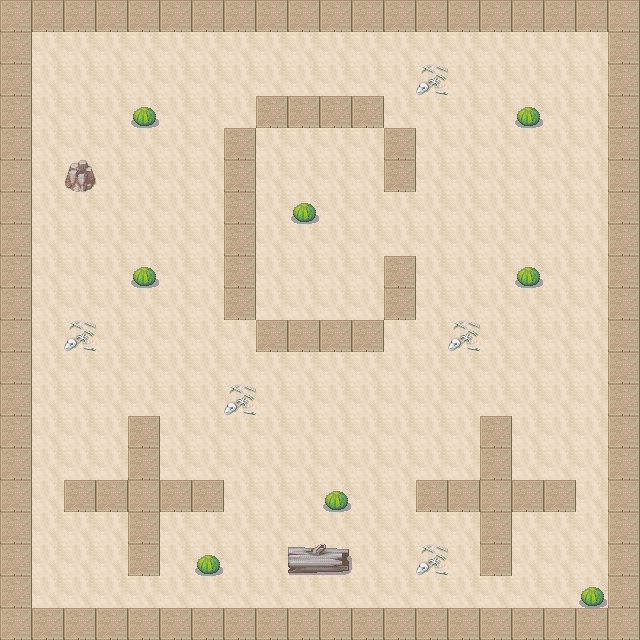

This is a level from a 2D game, rendered from its Tiled map with the project's own tilesets. A one-line summary and the complete map file follow:
An orthogonal 20x20 tile map with 32x32 px tiles, 3 tile layers (ground, decor, solid), 2 tilesets.

<map version="1.4" tiledversion="1.4.1" orientation="orthogonal" renderorder="right-down" width="20" height="20" tilewidth="32" tileheight="32" infinite="0" nextlayerid="4" nextobjectid="1">
 <tileset firstgid="1" source="desert1.tsx" />
 <tileset firstgid="257" source="desert3.tsx" />
 <layer id="1" name="ground" width="20" height="20">
  <data encoding="csv">
2,2,2,2,2,2,2,2,2,2,2,2,2,2,2,2,2,2,2,2,
2,2,2,2,2,2,2,2,2,2,2,2,2,2,2,2,2,2,2,2,
2,2,2,2,2,2,2,2,2,2,2,2,2,2,2,2,2,2,2,2,
2,2,2,2,2,2,2,2,2,2,2,2,2,2,2,2,2,2,2,2,
2,2,2,2,2,2,2,2,2,2,2,2,2,2,2,2,2,2,2,2,
2,2,2,2,2,2,2,2,2,2,2,2,2,2,2,2,2,2,2,2,
2,2,2,2,2,2,2,2,2,2,2,2,2,2,2,2,2,2,2,2,
2,2,2,2,2,2,2,2,2,2,2,2,2,2,2,2,2,2,2,2,
2,2,2,2,2,2,2,2,2,2,2,2,2,2,2,2,2,2,2,2,
2,2,2,2,2,2,2,2,2,2,2,2,2,2,2,2,2,2,2,2,
2,2,2,2,2,2,2,2,2,2,2,2,2,2,2,2,2,2,2,2,
2,2,2,2,2,2,2,2,2,2,2,2,2,2,2,2,2,2,2,2,
2,2,2,2,2,2,2,2,2,2,2,2,2,2,2,2,2,2,2,2,
2,2,2,2,2,2,2,2,2,2,2,2,2,2,2,2,2,2,2,2,
2,2,2,2,2,2,2,2,2,2,2,2,2,2,2,2,2,2,2,2,
2,2,2,2,2,2,2,2,2,2,2,2,2,2,2,2,2,2,2,2,
2,2,2,2,2,2,2,2,2,2,2,2,2,2,2,2,2,2,2,2,
2,2,2,2,2,2,2,2,2,2,2,2,2,2,2,2,2,2,2,2,
2,2,2,2,2,2,2,2,2,2,2,2,2,2,2,2,2,2,2,2,
2,2,2,2,2,2,2,2,2,2,2,2,2,2,2,2,2,2,2,2
</data>
 </layer>
 <layer id="2" name="decor" width="20" height="20">
  <data encoding="csv">
0,0,0,0,0,0,0,0,0,0,0,0,0,0,0,0,0,0,0,0,
0,0,0,0,0,0,0,0,0,0,0,0,0,0,0,0,0,0,0,0,
0,0,0,0,0,0,0,0,0,0,0,0,0,6,0,0,0,0,0,0,
0,0,0,0,51,0,0,0,0,0,0,0,0,0,0,0,51,0,0,0,
0,0,0,0,0,0,0,0,0,0,0,0,0,0,0,0,0,0,0,0,
0,0,0,0,0,0,0,0,0,0,0,0,0,0,0,0,0,0,0,0,
0,0,0,0,0,0,0,0,0,51,0,0,0,0,0,0,0,0,0,0,
0,0,0,0,0,0,0,0,0,0,0,0,0,0,0,0,0,0,0,0,
0,0,0,0,51,0,0,0,0,0,0,0,0,0,0,0,51,0,0,0,
0,0,0,0,0,0,0,0,0,0,0,0,0,0,0,0,0,0,0,0,
0,0,6,0,0,0,0,0,0,0,0,0,0,0,6,0,0,0,0,0,
0,0,0,0,0,0,0,0,0,0,0,0,0,0,0,0,0,0,0,0,
0,0,0,0,0,0,0,6,0,0,0,0,0,0,0,0,0,0,0,0,
0,0,0,0,0,0,0,0,0,0,0,0,0,0,0,0,0,0,0,0,
0,0,0,0,0,0,0,0,0,0,0,0,0,0,0,0,0,0,0,0,
0,0,0,0,0,0,0,0,0,0,51,0,0,0,0,0,0,0,0,0,
0,0,0,0,0,0,0,0,0,0,0,0,0,0,0,0,0,0,0,0,
0,0,0,0,0,0,51,0,0,0,0,0,0,6,0,0,0,0,0,0,
0,0,0,0,0,0,0,0,0,0,0,0,0,0,0,0,0,0,51,0,
0,0,0,0,0,0,0,0,0,0,0,0,0,0,0,0,0,0,0,0
</data>
 </layer>
 <layer id="3" name="solid" width="20" height="20">
  <data encoding="csv">
374,374,374,374,374,374,374,374,374,374,374,374,374,374,374,374,374,374,374,374,
374,0,0,0,0,0,0,0,0,0,0,0,0,0,0,0,0,0,0,374,
374,0,0,0,0,0,0,0,0,0,0,0,0,0,0,0,0,0,0,374,
374,0,0,0,0,0,0,0,374,374,374,374,0,0,0,0,0,0,0,374,
374,0,0,0,0,0,0,374,0,0,0,0,374,0,0,0,0,0,0,374,
374,0,117,0,0,0,0,374,0,0,0,0,374,0,0,0,0,0,0,374,
374,0,0,0,0,0,0,374,0,0,0,0,0,0,0,0,0,0,0,374,
374,0,0,0,0,0,0,374,0,0,0,0,0,0,0,0,0,0,0,374,
374,0,0,0,0,0,0,374,0,0,0,0,374,0,0,0,0,0,0,374,
374,0,0,0,0,0,0,374,0,0,0,0,374,0,0,0,0,0,0,374,
374,0,0,0,0,0,0,0,374,374,374,374,0,0,0,0,0,0,0,374,
374,0,0,0,0,0,0,0,0,0,0,0,0,0,0,0,0,0,0,374,
374,0,0,0,0,0,0,0,0,0,0,0,0,0,0,0,0,0,0,374,
374,0,0,0,374,0,0,0,0,0,0,0,0,0,0,374,0,0,0,374,
374,0,0,0,374,0,0,0,0,0,0,0,0,0,0,374,0,0,0,374,
374,0,374,374,374,374,374,0,0,0,0,0,0,374,374,374,374,374,0,374,
374,0,0,0,374,0,0,0,0,0,0,0,0,0,0,374,0,0,0,374,
374,0,0,0,374,0,0,0,0,54,55,0,0,0,0,374,0,0,0,374,
374,0,0,0,0,0,0,0,0,0,0,0,0,0,0,0,0,0,0,374,
374,374,374,374,374,374,374,374,374,374,374,374,374,374,374,374,374,374,374,374
</data>
 </layer>
</map>